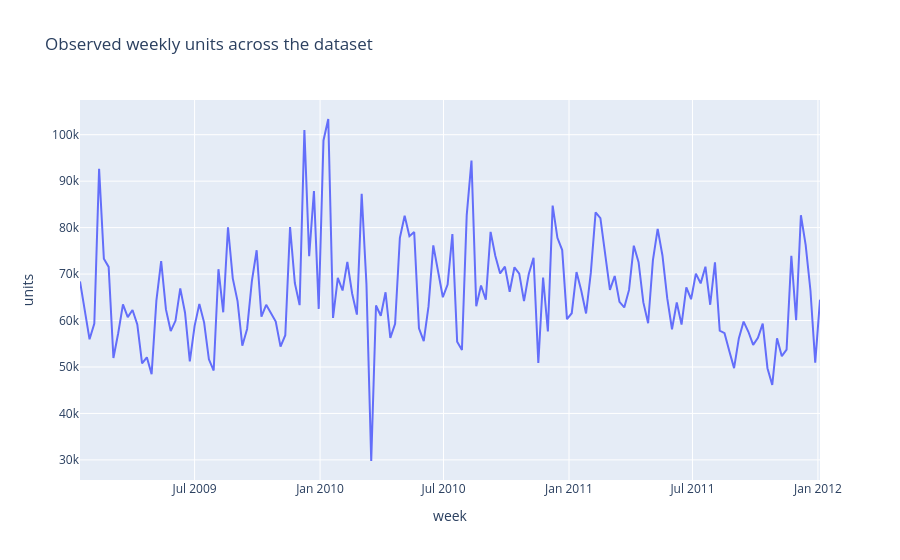

Notebook code cell kept with this figure:
### Code cell
weekly = observations.groupby("week", as_index=False).agg(units=("units", "sum"), revenue=("revenue", "sum"))
px.line(weekly, x="week", y="units", title="Observed weekly units across the dataset").show(renderer="plotly_mimetype")

### Figure 1 — Plotly figure (JSON) as saved in the notebook; plotly's stock layout.template omitted (floating-point values rounded to 4 significant figures; data arrays with more than 128 entries replaced by an {"elided": "..."} marker saying what was removed)
{"data": [{"hovertemplate": "week=%{x}<br>units=%{y}<extra></extra>", "legendgroup": "", "line": {"color": "#636efa", "dash": "solid"}, "marker": {"symbol": "circle"}, "mode": "lines", "name": "", "orientation": "v", "showlegend": false, "type": "scatter", "x": {"elided": "156 str values"}, "xaxis": "x", "y": {"elided": "156 int values"}, "yaxis": "y"}], "layout": {"legend": {"tracegroupgap": 0}, "title": {"text": "Observed weekly units across the dataset"}, "xaxis": {"anchor": "y", "domain": [0.0, 1.0], "title": {"text": "week"}}, "yaxis": {"anchor": "x", "domain": [0.0, 1.0], "title": {"text": "units"}}}}
